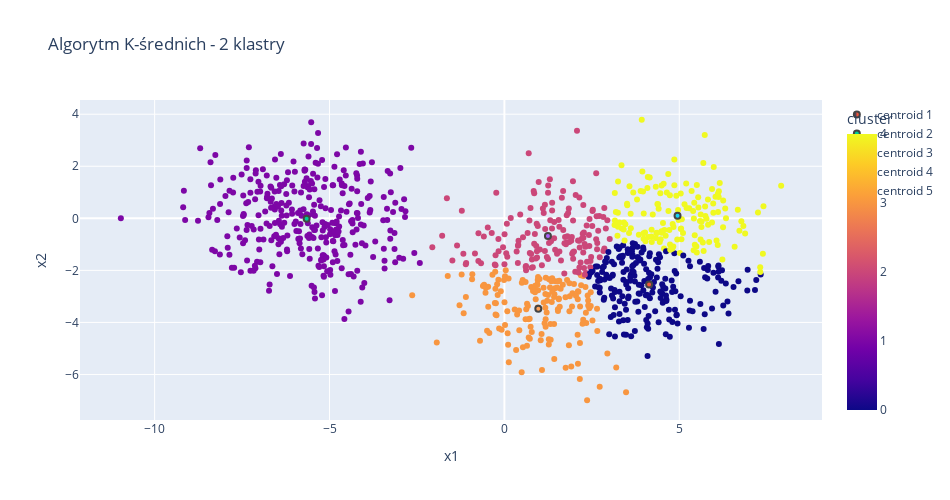

The notebook cell saved with this chart:
### Code cell
import plotly.graph_objects as go

centroid_1, centroid_2, centroid_3, centroid_4, centroid_5 = km_model.cluster_centers_

fig = px.scatter(df, 'x1', 'x2', 'cluster', width=950, height=500, title='Algorytm K-średnich - 2 klastry')
fig.add_trace(go.Scatter(x=[centroid_1[0]], y=[centroid_1[1]], name='centroid 1', mode='markers', marker_line_width=2))
fig.add_trace(go.Scatter(x=[centroid_2[0]], y=[centroid_2[1]], name='centroid 2', mode='markers', marker_line_width=2))
fig.add_trace(go.Scatter(x=[centroid_3[0]], y=[centroid_3[1]], name='centroid 3', mode='markers', marker_line_width=2))
fig.add_trace(go.Scatter(x=[centroid_4[0]], y=[centroid_4[1]], name='centroid 4', mode='markers', marker_line_width=2))
fig.add_trace(go.Scatter(x=[centroid_5[0]], y=[centroid_5[1]], name='centroid 5', mode='markers', marker_line_width=2))
fig

### Figure 1 — Plotly figure (JSON) as saved in the notebook; plotly's stock layout.template omitted (floating-point values rounded to 4 significant figures; data arrays with more than 128 entries replaced by an {"elided": "..."} marker saying what was removed)
{"data": [{"hovertemplate": "x1=%{x}<br>x2=%{y}<br>cluster=%{marker.color}<extra></extra>", "legendgroup": "", "marker": {"color": {"elided": "1000 int values"}, "coloraxis": "coloraxis", "symbol": "circle"}, "mode": "markers", "name": "", "orientation": "v", "showlegend": false, "type": "scatter", "x": {"elided": "1000 float values"}, "xaxis": "x", "y": {"elided": "1000 float values"}, "yaxis": "y"}, {"marker": {"line": {"width": 2}}, "mode": "markers", "name": "centroid 1", "type": "scatter", "x": [4.136], "y": [-2.541]}, {"marker": {"line": {"width": 2}}, "mode": "markers", "name": "centroid 2", "type": "scatter", "x": [-5.654], "y": [-0.01606]}, {"marker": {"line": {"width": 2}}, "mode": "markers", "name": "centroid 3", "type": "scatter", "x": [1.244], "y": [-0.6781]}, {"marker": {"line": {"width": 2}}, "mode": "markers", "name": "centroid 4", "type": "scatter", "x": [0.9697], "y": [-3.479]}, {"marker": {"line": {"width": 2}}, "mode": "markers", "name": "centroid 5", "type": "scatter", "x": [4.95], "y": [0.1019]}], "layout": {"coloraxis": {"colorbar": {"title": {"text": "cluster"}}, "colorscale": [[0, "#0d0887"], [0.1111, "#46039f"], [0.2222, "#7201a8"], [0.3333, "#9c179e"], [0.4444, "#bd3786"], [0.5556, "#d8576b"], [0.6667, "#ed7953"], [0.7778, "#fb9f3a"], [0.8889, "#fdca26"], [1, "#f0f921"]]}, "height": 500, "legend": {"tracegroupgap": 0}, "title": {"text": "Algorytm K-średnich - 2 klastry"}, "width": 950, "xaxis": {"anchor": "y", "autorange": true, "domain": [0, 1], "range": [-12.13, 9.08], "title": {"text": "x1"}, "type": "linear"}, "yaxis": {"anchor": "x", "autorange": true, "domain": [0, 1], "range": [-7.75, 4.546], "title": {"text": "x2"}, "type": "linear"}}}
